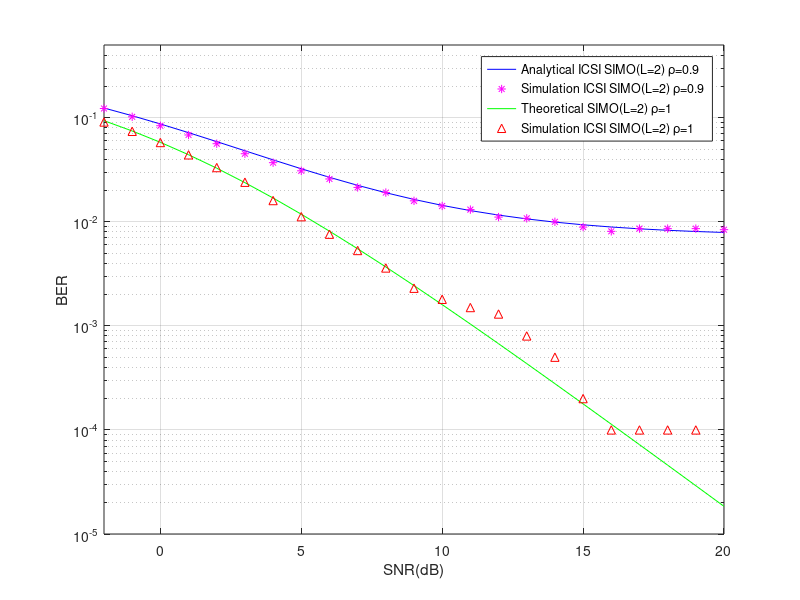

The MATLAB script that drew this image:
clc;
close all;
clear all;

N = 10^4;
SNR_db = -2:20;
SNR_lin = 10.^(SNR_db/10);
rho = 0.9;
%x                               
ip = rand(1, N)>0.5;
%signal
s = 2*ip-1;

%noise                      
n1 = 1/(sqrt(2))*[randn(1, N) + 1i*randn(1, N)];
n2 = 1/(sqrt(2))*[randn(1, N) + 1i*randn(1, N)];

% channels
h1 = 1/(sqrt(2))*abs((randn(1, N)) + 1i*randn(1, N));
h2 = 1/(sqrt(2))*abs((randn(1, N)) + 1i*randn(1, N));
h1_ICSI = rho*h1+sqrt(1 - (rho^2))*(1/sqrt(2))*[randn(1, N) + 1i*randn(1, N)];
h2_ICSI = rho*h2+sqrt(1 - (rho^2))*(1/sqrt(2))*[randn(1, N) + 1i*randn(1, N)];

%Analytical
mu = sqrt(SNR_lin./(1+SNR_lin));
Pe_ICSI = 1/4.*(2 - 3.*rho.*mu + (rho.^3).*(mu.^3));
Pe      = 1/4.*(2 - 3.*mu + mu.^3 );

%Simulation
for i = 1:length(SNR_db)
  %recieved signals
  y1 = s.*h1+10^(-SNR_db(i)/20)*n1;
  y2 = s.*h2+10^(-SNR_db(i)/20)*n2;
  
  y1_ICSI = s.*h1_ICSI+10^(-SNR_db(i)/20)*n1;
  y2_ICSI = s.*h2_ICSI+10^(-SNR_db(i)/20)*n2;
  
  
  for k = 1:N
    d_1x2(k) = conj(h1(k)).*y1(k) + conj(h2(k)).*y2(k);
    d_1x2_ICSI(k) = conj(h1(k)).*y1_ICSI(k) + conj(h2(k)).*y2_ICSI(k);
    
    %detection 1x2
    if(real(d_1x2(k))>=0)
      detect1x2(k) = 1;
    else
      detect1x2(k) = 0;
    endif
    
    if(real(d_1x2_ICSI(k))>=0)
      detect1x2_ICSI(k) = 1;
    else
      detect1x2_ICSI(k) = 0;
    endif
  
  endfor
    
  % err count and BER
  nErr_1x2 = xor(ip,detect1x2);
  BER(i) = sum(nErr_1x2)/N;
  
  nErr_1x2_ICSI = xor(ip,detect1x2_ICSI);
  BER_ICSI(i) = sum(nErr_1x2_ICSI)/N;
endfor

figure;
semilogy(SNR_db,Pe_ICSI,'b-', SNR_db,BER_ICSI,'m*', SNR_db,Pe,'g-',  SNR_db,BER,'r^');
axis([-2 20 10^-5 0.5]);
xlabel("SNR(dB)");
ylabel("BER");
grid on;
legend('Analytical ICSI SIMO(L=2) \rho=0.9', 'Simulation ICSI SIMO(L=2) \rho=0.9', 'Theoretical SIMO(L=2) \rho=1','Simulation ICSI SIMO(L=2) \rho=1');